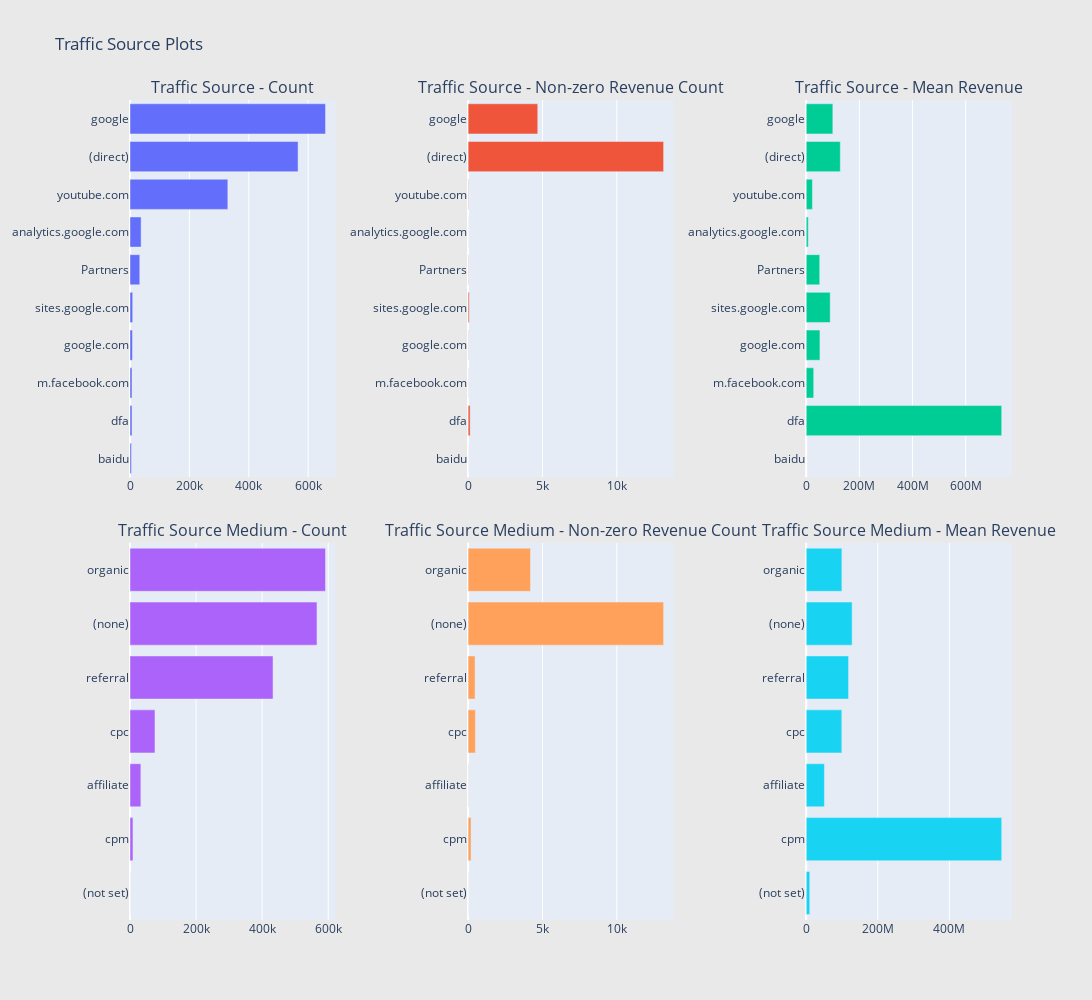

This figure's notebook cell:
### Code cell
traffic_source=train.groupby("trafficSource_source")["totals_transactionRevenue"].agg(["size","count","mean"])
traffic_source.columns=["traffic_source_count", "traffic_source_count of non-zero revenue", "mean"]
traffic_source=traffic_source.sort_values(by="traffic_source_count",ascending=False)
trace1=chats(traffic_source["traffic_source_count"].head(10))
trace2=chats(traffic_source["traffic_source_count of non-zero revenue"].head(10))
trace3=chats(traffic_source["mean"].head(10))



#medium
traffic_medium=train.groupby("trafficSource_medium")["totals_transactionRevenue"].agg(["size","count","mean"])
traffic_medium.columns=["traffic_medium_count", "traffic_medium_count of non-zero revenue", "mean"]
traffic_medium=traffic_medium.sort_values(by="traffic_medium_count",ascending=False)
trace4=chats(traffic_medium["traffic_medium_count"].head(10))
trace5=chats(traffic_medium["traffic_medium_count of non-zero revenue"].head(10))
trace6=chats(traffic_medium["mean"].head(10))




fig = tools.make_subplots(rows=2, cols=3, vertical_spacing=0.08, horizontal_spacing=0.15, 
                          subplot_titles=["Traffic Source - Count", "Traffic Source - Non-zero Revenue Count", "Traffic Source - Mean Revenue",
                                          "Traffic Source Medium - Count",  "Traffic Source Medium - Non-zero Revenue Count", "Traffic Source Medium - Mean Revenue"
                                          ])

fig.append_trace(trace1, 1, 1)
fig.append_trace(trace2, 1, 2)
fig.append_trace(trace3, 1, 3)
fig.append_trace(trace4, 2, 1)
fig.append_trace(trace5, 2, 2)
fig.append_trace(trace6, 2, 3)
fig['layout'].update(height=1000, width=1200, paper_bgcolor='rgb(233,233,233)', title="Traffic Source Plots")
py.iplot(fig, filename='geoNetwork-plots')

### Figure 1 — Plotly figure (JSON) as saved in the notebook; plotly's stock layout.template omitted (floating-point values rounded to 4 significant figures)
{"data": [{"orientation": "h", "showlegend": false, "type": "bar", "x": [4971, 6704, 6737, 8341, 9072, 32931, 37436, 329450, 565975, 658384], "xaxis": "x", "y": ["baidu", "dfa", "m.facebook.com", "google.com", "sites.google.com", "Partners", "analytics.google.com", "youtube.com", "(direct)", "google"], "yaxis": "y"}, {"orientation": "h", "showlegend": false, "type": "bar", "x": [0, 137, 7, 14, 76, 17, 3, 25, 13144, 4683], "xaxis": "x2", "y": ["baidu", "dfa", "m.facebook.com", "google.com", "sites.google.com", "Partners", "analytics.google.com", "youtube.com", "(direct)", "google"], "yaxis": "y2"}, {"orientation": "h", "showlegend": false, "type": "bar", "x": [null, 735300000.0, 28260000.0, 51755000, 90250000.0, 50890000.0, 7823000.0, 23376400, 128200000.0, 100200000.0], "xaxis": "x3", "y": ["baidu", "dfa", "m.facebook.com", "google.com", "sites.google.com", "Partners", "analytics.google.com", "youtube.com", "(direct)", "google"], "yaxis": "y3"}, {"orientation": "h", "showlegend": false, "type": "bar", "x": [134, 8982, 32915, 75603, 432963, 565957, 591783], "xaxis": "x4", "y": ["(not set)", "cpm", "affiliate", "cpc", "referral", "(none)", "organic"], "yaxis": "y4"}, {"orientation": "h", "showlegend": false, "type": "bar", "x": [1, 198, 17, 490, 468, 13144, 4196], "xaxis": "x5", "y": ["(not set)", "cpm", "affiliate", "cpc", "referral", "(none)", "organic"], "yaxis": "y5"}, {"orientation": "h", "showlegend": false, "type": "bar", "x": [9990000, 545900000.0, 50890000.0, 99410000.0, 118300000.0, 128200000.0, 99620000.0], "xaxis": "x6", "y": ["(not set)", "cpm", "affiliate", "cpc", "referral", "(none)", "organic"], "yaxis": "y6"}], "layout": {"annotations": [{"font": {"size": 16}, "showarrow": false, "text": "Traffic Source - Count", "x": 0.1167, "xanchor": "center", "xref": "paper", "y": 1, "yanchor": "bottom", "yref": "paper"}, {"font": {"size": 16}, "showarrow": false, "text": "Traffic Source - Non-zero Revenue Count", "x": 0.5, "xanchor": "center", "xref": "paper", "y": 1, "yanchor": "bottom", "yref": "paper"}, {"font": {"size": 16}, "showarrow": false, "text": "Traffic Source - Mean Revenue", "x": 0.8833, "xanchor": "center", "xref": "paper", "y": 1, "yanchor": "bottom", "yref": "paper"}, {"font": {"size": 16}, "showarrow": false, "text": "Traffic Source Medium - Count", "x": 0.1167, "xanchor": "center", "xref": "paper", "y": 0.46, "yanchor": "bottom", "yref": "paper"}, {"font": {"size": 16}, "showarrow": false, "text": "Traffic Source Medium - Non-zero Revenue Count", "x": 0.5, "xanchor": "center", "xref": "paper", "y": 0.46, "yanchor": "bottom", "yref": "paper"}, {"font": {"size": 16}, "showarrow": false, "text": "Traffic Source Medium - Mean Revenue", "x": 0.8833, "xanchor": "center", "xref": "paper", "y": 0.46, "yanchor": "bottom", "yref": "paper"}], "height": 1000, "paper_bgcolor": "rgb(233,233,233)", "title": {"text": "Traffic Source Plots"}, "width": 1200, "xaxis": {"anchor": "y", "domain": [0, 0.2333]}, "xaxis2": {"anchor": "y2", "domain": [0.3833, 0.6167]}, "xaxis3": {"anchor": "y3", "domain": [0.7667, 1.0]}, "xaxis4": {"anchor": "y4", "domain": [0, 0.2333]}, "xaxis5": {"anchor": "y5", "domain": [0.3833, 0.6167]}, "xaxis6": {"anchor": "y6", "domain": [0.7667, 1.0]}, "yaxis": {"anchor": "x", "domain": [0.54, 1]}, "yaxis2": {"anchor": "x2", "domain": [0.54, 1]}, "yaxis3": {"anchor": "x3", "domain": [0.54, 1]}, "yaxis4": {"anchor": "x4", "domain": [0, 0.46]}, "yaxis5": {"anchor": "x5", "domain": [0, 0.46]}, "yaxis6": {"anchor": "x6", "domain": [0, 0.46]}}}
